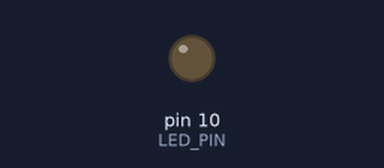
Recording of a sketch running on a simulated Arduino Uno, built with avr-gcc and run on an emulated ATmega328P. On the bench: output pins drawn as LEDs (lit = HIGH).

Above: at 0.05 s.
At 5.75 s:
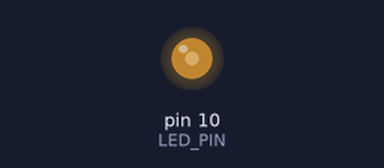
At 11.55 s:
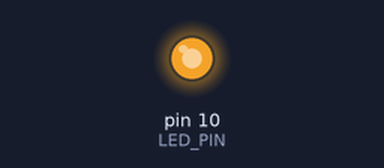
At 23.15 s:
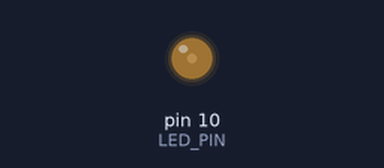
Timing chart, 0 to 33.3 s (numbered marks = the images above):
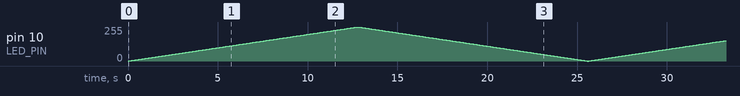

The sketch:

ledFadeInFadeOut.ino
```cpp
#define LED_PIN 10

void setup()
{
    pinMode(LED_PIN, OUTPUT);
}

void loop()
{
    for (int i = 0; i <= 255; i++)
    {
        analogWrite(LED_PIN, i);
        delay(50);
    }

    for (int i = 255; i >= 0; i--)
    {
        analogWrite(LED_PIN, i);
        delay(50);
    }
}
```
